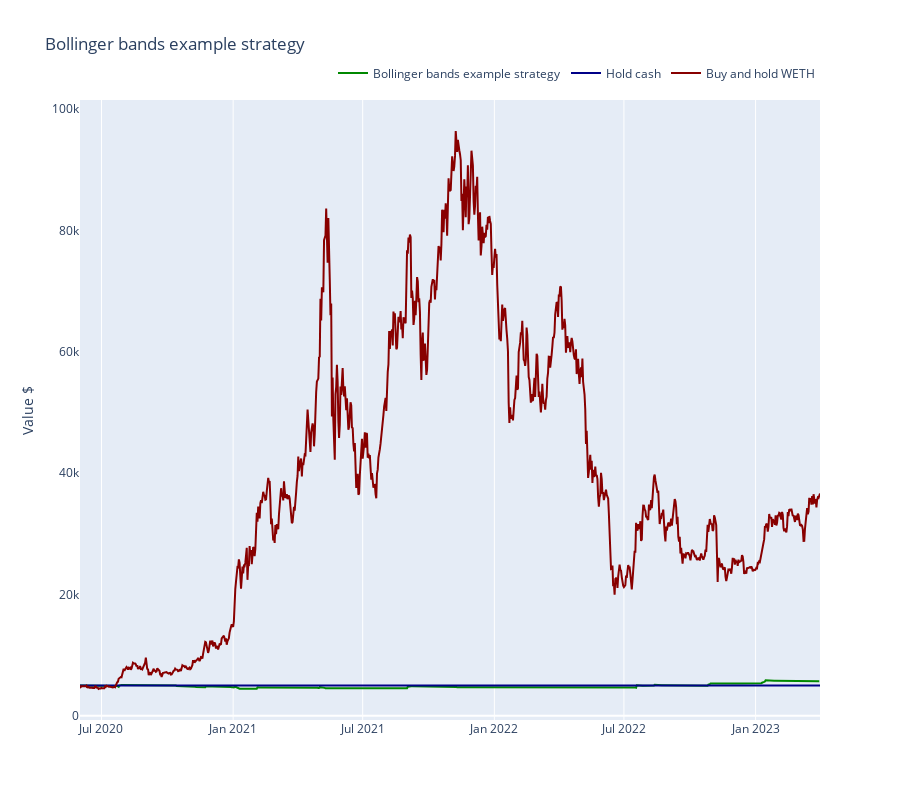

This figure's notebook cell:
### Markdown cell above
### Equity curve and benchmarks

Here we benchmark the strategy performance against some baseline scenarios.

- Buy and hold US dollar
- Buy and hold ETH

### Code cell
from tradeexecutor.visual.benchmark import visualise_benchmark

traded_pair = universe.universe.pairs.get_single()

fig = visualise_benchmark(
    "Bollinger bands example strategy",
    portfolio_statistics=state.stats.portfolio,
    all_cash=state.portfolio.get_initial_deposit(),
    buy_and_hold_asset_name=traded_pair.base_token_symbol,
    buy_and_hold_price_series=universe.universe.candles.get_single_pair_data()["close"],
    start_at=START_AT,
    end_at=END_AT,
    height=800
)

fig.show()

### Figure 1 — Plotly figure (JSON) as saved in the notebook; plotly's stock layout.template omitted (floating-point values rounded to 4 significant figures; data arrays with more than 128 entries replaced by an {"elided": "..."} marker saying what was removed)
{"data": [{"line": {"color": "#008800"}, "mode": "lines", "name": "Bollinger bands example strategy", "type": "scatter", "x": {"elided": "1034 str values"}, "y": {"elided": "1034 float values"}}, {"line": {"color": "#000088"}, "mode": "lines", "name": "Hold cash", "type": "scatter", "x": ["2020-06-01T00:00:00", "2023-04-01T00:00:00"], "y": [5000, 5000]}, {"line": {"color": "#880000"}, "mode": "lines", "name": "Buy and hold WETH", "type": "scatter", "x": {"elided": "1035 str values"}, "y": {"elided": "1035 float values"}}], "layout": {"height": 800, "legend": {"orientation": "h", "x": 1, "xanchor": "right", "y": 1.02, "yanchor": "bottom"}, "title": {"text": "Bollinger bands example strategy"}, "xaxis": {"rangeslider": {"visible": false}}, "yaxis": {"showgrid": false, "title": {"text": "Value $"}}}}
